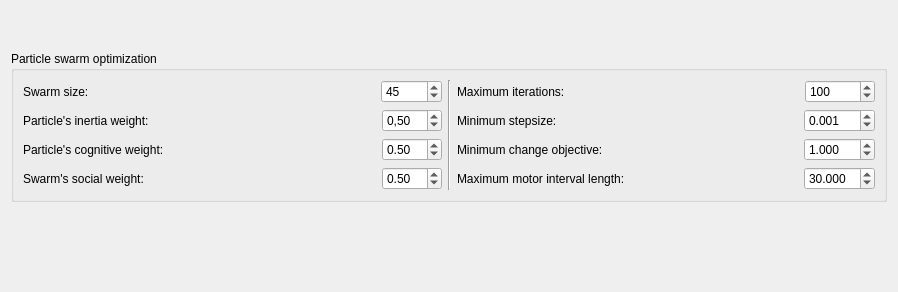
      <widget class="QWidget" name="tabOptimizationSettings">
       <property name="sizePolicy">
        <sizepolicy hsizetype="Preferred" vsizetype="Preferred">
         <horstretch>0</horstretch>
         <verstretch>0</verstretch>
        </sizepolicy>
       </property>
       <attribute name="title">
        <string>Optimization settings</string>
       </attribute>
       <layout class="QVBoxLayout" name="verticalLayout_46">
        <item>
         <spacer name="verticalSpacer_9">
          <property name="orientation">
           <enum>Qt::Vertical</enum>
          </property>
          <property name="sizeHint" stdset="0">
           <size>
            <width>20</width>
            <height>40</height>
           </size>
          </property>
         </spacer>
        </item>
        <item>
         <widget class="QGroupBox" name="grpbx_PSOSettings">
          <property name="sizePolicy">
           <sizepolicy hsizetype="Fixed" vsizetype="Preferred">
            <horstretch>0</horstretch>
            <verstretch>0</verstretch>
           </sizepolicy>
          </property>
          <property name="minimumSize">
           <size>
            <width>876</width>
            <height>0</height>
           </size>
          </property>
          <property name="title">
           <string>Particle swarm optimization</string>
          </property>
          <layout class="QHBoxLayout" name="horizontalLayout_13">
           <item>
            <layout class="QVBoxLayout" name="verticalLayout_40">
             <item>
              <layout class="QHBoxLayout" name="horizontalLayout_5">
               <item>
                <widget class="QLabel" name="lblOptSet_SwarmSize">
                 <property name="text">
                  <string>Swarm size:</string>
                 </property>
                 <property name="margin">
                  <number>5</number>
                 </property>
                 <property name="buddy">
                  <cstring>spnbx_OptSet_Swarmsize</cstring>
                 </property>
                </widget>
               </item>
               <item>
                <spacer name="horizontalSpacer_13">
                 <property name="orientation">
                  <enum>Qt::Horizontal</enum>
                 </property>
                 <property name="sizeHint" stdset="0">
                  <size>
                   <width>40</width>
                   <height>20</height>
                  </size>
                 </property>
                </spacer>
               </item>
               <item>
                <widget class="QSpinBox" name="spnbx_OptSet_Swarmsize">
                 <property name="sizePolicy">
                  <sizepolicy hsizetype="Fixed" vsizetype="Fixed">
                   <horstretch>0</horstretch>
                   <verstretch>0</verstretch>
                  </sizepolicy>
                 </property>
                 <property name="minimumSize">
                  <size>
                   <width>60</width>
                   <height>0</height>
                  </size>
                 </property>
                 <property name="maximum">
                  <number>10000</number>
                 </property>
                 <property name="value">
                  <number>45</number>
                 </property>
                </widget>
               </item>
              </layout>
             </item>
             <item>
              <layout class="QHBoxLayout" name="horizontalLayout_6">
               <item>
                <widget class="QLabel" name="lblOptSet_Omega">
                 <property name="text">
                  <string>Particle's inertia weight:</string>
                 </property>
                 <property name="margin">
                  <number>5</number>
                 </property>
                 <property name="buddy">
                  <cstring>dblspnbx_OptSet_Omega</cstring>
                 </property>
                </widget>
               </item>
               <item>
                <spacer name="horizontalSpacer_9">
                 <property name="orientation">
                  <enum>Qt::Horizontal</enum>
                 </property>
                 <property name="sizeHint" stdset="0">
                  <size>
                   <width>40</width>
                   <height>20</height>
                  </size>
                 </property>
                </spacer>
               </item>
               <item>
                <widget class="QDoubleSpinBox" name="dblspnbx_OptSet_Omega">
                 <property name="sizePolicy">
                  <sizepolicy hsizetype="Fixed" vsizetype="Fixed">
                   <horstretch>0</horstretch>
                   <verstretch>0</verstretch>
                  </sizepolicy>
                 </property>
                 <property name="minimumSize">
                  <size>
                   <width>60</width>
                   <height>20</height>
                  </size>
                 </property>
                 <property name="locale">
                  <locale language="Dutch" country="Belgium"/>
                 </property>
                 <property name="maximum">
                  <double>1.000000000000000</double>
                 </property>
                 <property name="value">
                  <double>0.500000000000000</double>
                 </property>
                </widget>
               </item>
              </layout>
             </item>
             <item>
              <layout class="QHBoxLayout" name="horizontalLayout_8">
               <item>
                <widget class="QLabel" name="lblOptSet_Phip">
                 <property name="text">
                  <string>Particle's cognitive weight:</string>
                 </property>
                 <property name="margin">
                  <number>5</number>
                 </property>
                 <property name="buddy">
                  <cstring>dblspnbx_OptSet_Phip</cstring>
                 </property>
                </widget>
               </item>
               <item>
                <spacer name="horizontalSpacer_11">
                 <property name="orientation">
                  <enum>Qt::Horizontal</enum>
                 </property>
                 <property name="sizeHint" stdset="0">
                  <size>
                   <width>40</width>
                   <height>20</height>
                  </size>
                 </property>
                </spacer>
               </item>
               <item>
                <widget class="QDoubleSpinBox" name="dblspnbx_OptSet_Phip">
                 <property name="sizePolicy">
                  <sizepolicy hsizetype="Fixed" vsizetype="Fixed">
                   <horstretch>0</horstretch>
                   <verstretch>0</verstretch>
                  </sizepolicy>
                 </property>
                 <property name="minimumSize">
                  <size>
                   <width>60</width>
                   <height>20</height>
                  </size>
                 </property>
                 <property name="maximum">
                  <double>1.000000000000000</double>
                 </property>
                 <property name="value">
                  <double>0.500000000000000</double>
                 </property>
                </widget>
               </item>
              </layout>
             </item>
             <item>
              <layout class="QHBoxLayout" name="horizontalLayout_9">
               <item>
                <widget class="QLabel" name="lblOptSet_Phig">
                 <property name="text">
                  <string>Swarm's social weight:</string>
                 </property>
                 <property name="margin">
                  <number>5</number>
                 </property>
                 <property name="buddy">
                  <cstring>dblspnbx_OptSet_Phig</cstring>
                 </property>
                </widget>
               </item>
               <item>
                <spacer name="horizontalSpacer_12">
                 <property name="orientation">
                  <enum>Qt::Horizontal</enum>
                 </property>
                 <property name="sizeHint" stdset="0">
                  <size>
                   <width>40</width>
                   <height>20</height>
                  </size>
                 </property>
                </spacer>
               </item>
               <item>
                <widget class="QDoubleSpinBox" name="dblspnbx_OptSet_Phig">
                 <property name="sizePolicy">
                  <sizepolicy hsizetype="Fixed" vsizetype="Fixed">
                   <horstretch>0</horstretch>
                   <verstretch>0</verstretch>
                  </sizepolicy>
                 </property>
                 <property name="minimumSize">
                  <size>
                   <width>60</width>
                   <height>20</height>
                  </size>
                 </property>
                 <property name="maximum">
                  <double>1.000000000000000</double>
                 </property>
                 <property name="value">
                  <double>0.500000000000000</double>
                 </property>
                </widget>
               </item>
              </layout>
             </item>
            </layout>
           </item>
           <item>
            <widget class="Line" name="line_28">
             <property name="orientation">
              <enum>Qt::Vertical</enum>
             </property>
            </widget>
           </item>
           <item>
            <layout class="QVBoxLayout" name="verticalLayout_41">
             <item>
              <layout class="QHBoxLayout" name="horizontalLayout_7">
               <item>
                <widget class="QLabel" name="lblOptSet_Maxiter">
                 <property name="text">
                  <string>Maximum iterations:</string>
                 </property>
                 <property name="margin">
                  <number>5</number>
                 </property>
                 <property name="buddy">
                  <cstring>spnbx_OptSet_MaxIterations</cstring>
                 </property>
                </widget>
               </item>
               <item>
                <spacer name="horizontalSpacer_14">
                 <property name="orientation">
                  <enum>Qt::Horizontal</enum>
                 </property>
                 <property name="sizeHint" stdset="0">
                  <size>
                   <width>40</width>
                   <height>20</height>
                  </size>
                 </property>
                </spacer>
               </item>
               <item>
                <widget class="QSpinBox" name="spnbx_OptSet_MaxIterations">
                 <property name="sizePolicy">
                  <sizepolicy hsizetype="Fixed" vsizetype="Fixed">
                   <horstretch>0</horstretch>
                   <verstretch>0</verstretch>
                  </sizepolicy>
                 </property>
                 <property name="minimumSize">
                  <size>
                   <width>70</width>
                   <height>20</height>
                  </size>
                 </property>
                 <property name="maximum">
                  <number>10000</number>
                 </property>
                 <property name="value">
                  <number>100</number>
                 </property>
                </widget>
               </item>
              </layout>
             </item>
             <item>
              <layout class="QHBoxLayout" name="horizontalLayout_10">
               <item>
                <widget class="QLabel" name="lblOptSet_MinStep">
                 <property name="text">
                  <string>Minimum stepsize:</string>
                 </property>
                 <property name="margin">
                  <number>5</number>
                 </property>
                 <property name="buddy">
                  <cstring>dblspnbx_OptSet_Minstep</cstring>
                 </property>
                </widget>
               </item>
               <item>
                <spacer name="horizontalSpacer_10">
                 <property name="orientation">
                  <enum>Qt::Horizontal</enum>
                 </property>
                 <property name="sizeHint" stdset="0">
                  <size>
                   <width>40</width>
                   <height>20</height>
                  </size>
                 </property>
                </spacer>
               </item>
               <item>
                <widget class="QDoubleSpinBox" name="dblspnbx_OptSet_Minstep">
                 <property name="sizePolicy">
                  <sizepolicy hsizetype="Fixed" vsizetype="Fixed">
                   <horstretch>0</horstretch>
                   <verstretch>0</verstretch>
                  </sizepolicy>
                 </property>
                 <property name="minimumSize">
                  <size>
                   <width>70</width>
                   <height>20</height>
                  </size>
                 </property>
                 <property name="decimals">
                  <number>3</number>
                 </property>
                 <property name="maximum">
                  <double>100.000000000000000</double>
                 </property>
                 <property name="value">
                  <double>0.001000000000000</double>
                 </property>
                </widget>
               </item>
              </layout>
             </item>
             <item>
              <layout class="QHBoxLayout" name="horizontalLayout_11">
               <item>
                <widget class="QLabel" name="lblOptSet_Minfunc">
                 <property name="text">
                  <string>Minimum change objective:</string>
                 </property>
                 <property name="margin">
                  <number>5</number>
                 </property>
                 <property name="buddy">
                  <cstring>dblspnbx_OptSet_Minfunc</cstring>
                 </property>
                </widget>
               </item>
               <item>
                <spacer name="horizontalSpacer_15">
                 <property name="orientation">
                  <enum>Qt::Horizontal</enum>
                 </property>
                 <property name="sizeHint" stdset="0">
                  <size>
                   <width>40</width>
                   <height>20</height>
                  </size>
                 </property>
                </spacer>
               </item>
               <item>
                <widget class="QDoubleSpinBox" name="dblspnbx_OptSet_Minfunc">
                 <property name="sizePolicy">
                  <sizepolicy hsizetype="Fixed" vsizetype="Fixed">
                   <horstretch>0</horstretch>
                   <verstretch>0</verstretch>
                  </sizepolicy>
                 </property>
                 <property name="minimumSize">
                  <size>
                   <width>70</width>
                   <height>20</height>
                  </size>
                 </property>
                 <property name="decimals">
                  <number>3</number>
                 </property>
                 <property name="maximum">
                  <double>100.000000000000000</double>
                 </property>
                 <property name="value">
                  <double>1.000000000000000</double>
                 </property>
                </widget>
               </item>
              </layout>
             </item>
             <item>
              <layout class="QHBoxLayout" name="horizontalLayout_12">
               <item>
                <widget class="QLabel" name="lblOptSet_MaxMotorIntervalLength">
                 <property name="text">
                  <string>Maximum motor interval length:</string>
                 </property>
                 <property name="margin">
                  <number>5</number>
                 </property>
                 <property name="buddy">
                  <cstring>dblspnbx_OptSet_MaxMotorIntervalLength</cstring>
                 </property>
                </widget>
               </item>
               <item>
                <spacer name="horizontalSpacer_16">
                 <property name="orientation">
                  <enum>Qt::Horizontal</enum>
                 </property>
                 <property name="sizeHint" stdset="0">
                  <size>
                   <width>40</width>
                   <height>20</height>
                  </size>
                 </property>
                </spacer>
               </item>
               <item>
                <widget class="QDoubleSpinBox" name="dblspnbx_OptSet_MaxMotorIntervalLength">
                 <property name="sizePolicy">
                  <sizepolicy hsizetype="Fixed" vsizetype="Fixed">
                   <horstretch>0</horstretch>
                   <verstretch>0</verstretch>
                  </sizepolicy>
                 </property>
                 <property name="minimumSize">
                  <size>
                   <width>70</width>
                   <height>0</height>
                  </size>
                 </property>
                 <property name="decimals">
                  <number>3</number>
                 </property>
                 <property name="maximum">
                  <double>300.000000000000000</double>
                 </property>
                 <property name="value">
                  <double>30.000000000000000</double>
                 </property>
                </widget>
               </item>
              </layout>
             </item>
            </layout>
           </item>
          </layout>
         </widget>
        </item>
        <item>
         <spacer name="verticalSpacer_5">
          <property name="orientation">
           <enum>Qt::Vertical</enum>
          </property>
          <property name="sizeHint" stdset="0">
           <size>
            <width>20</width>
            <height>79</height>
           </size>
          </property>
         </spacer>
        </item>
       </layout>
       <zorder>grpbx_PSOSettings</zorder>
       <zorder>verticalSpacer_5</zorder>
       <zorder>verticalSpacer_9</zorder>
      </widget>
